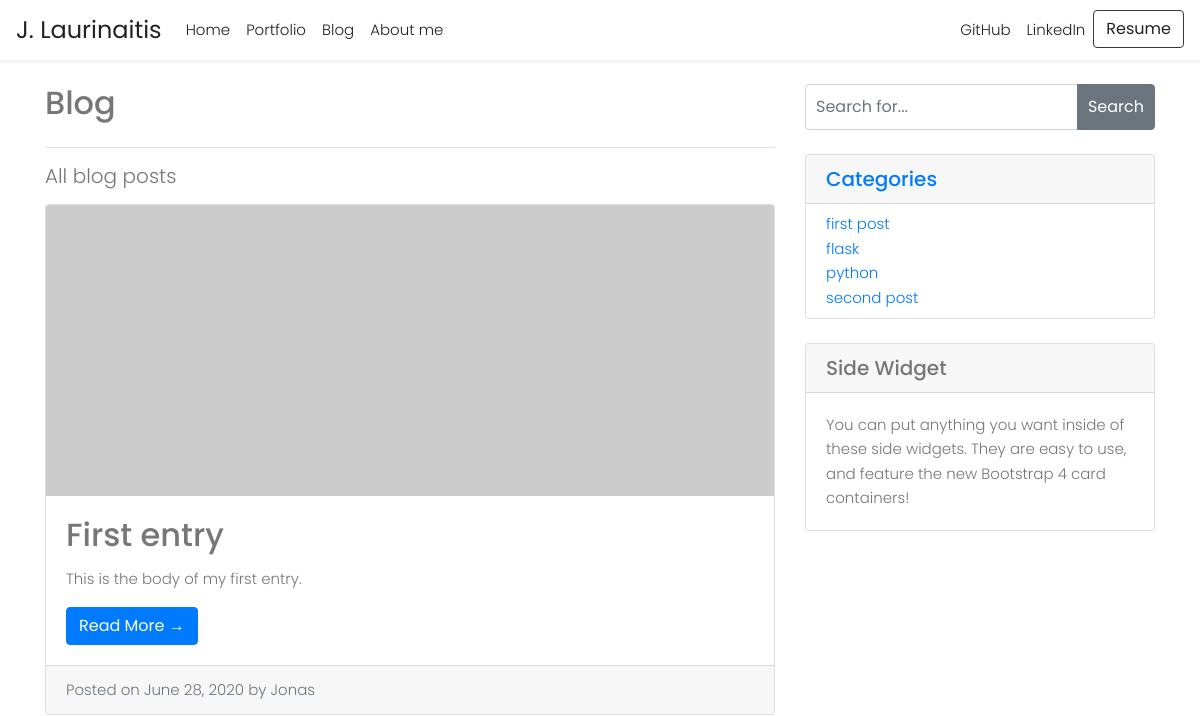
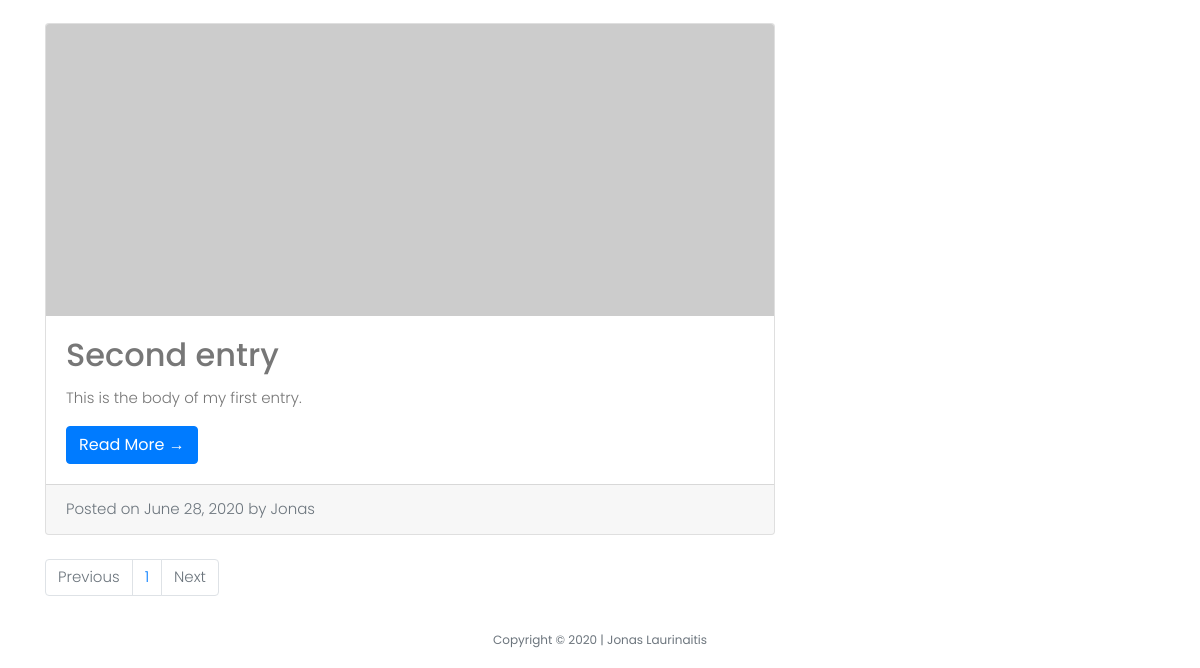
The app's page /posts/, older data (2 pictures, top to bottom).
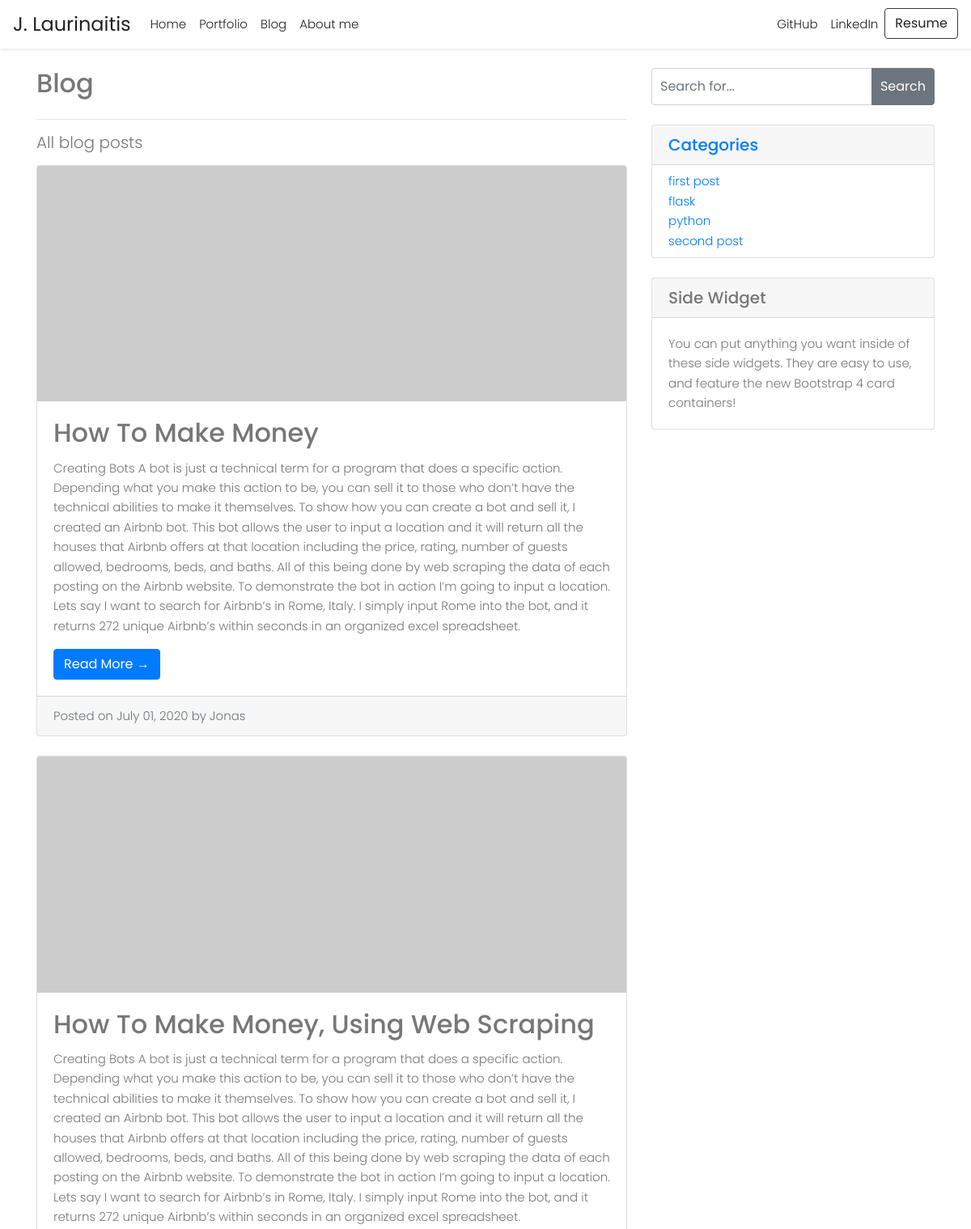
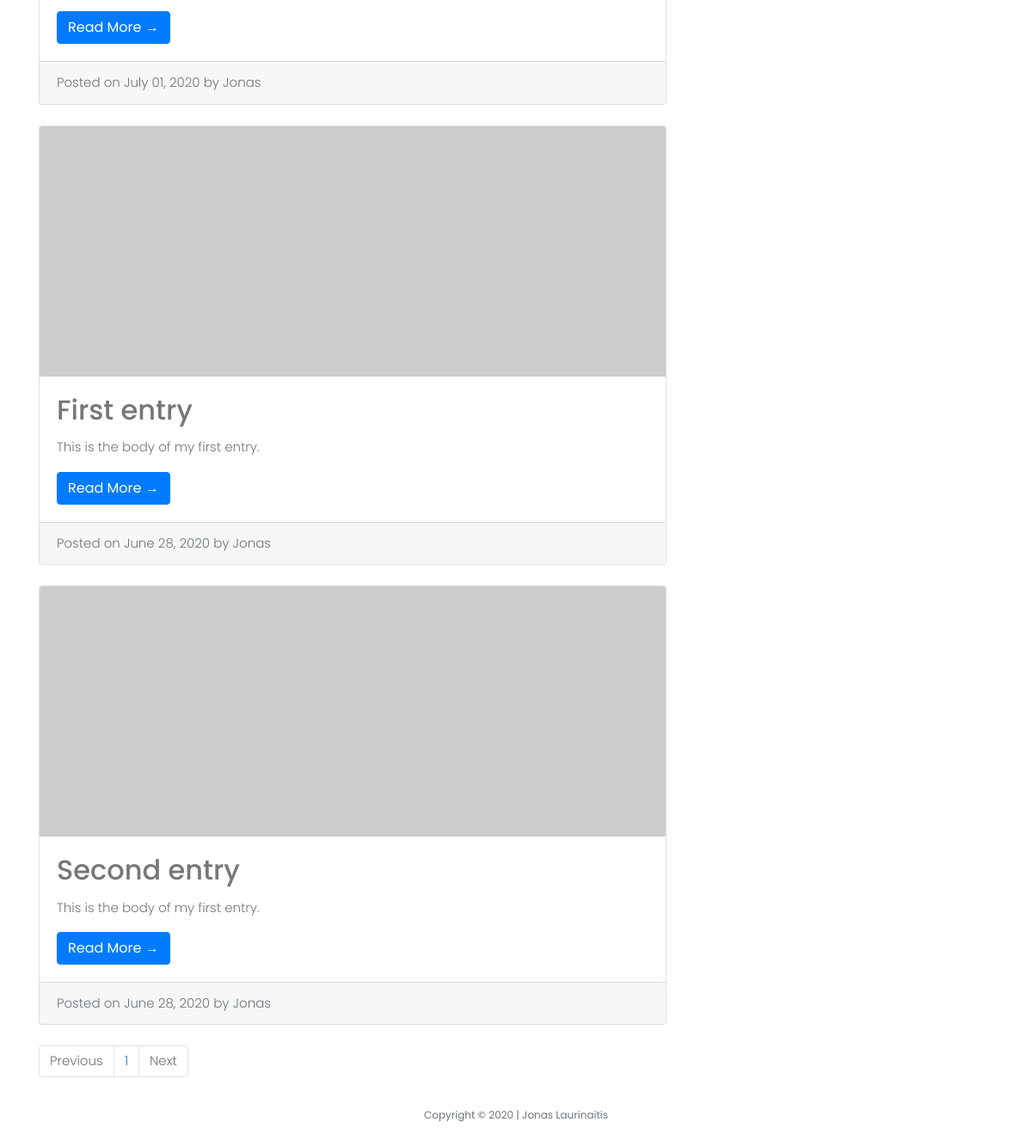
The same page, newer data (2 pictures, top to bottom).
### models.py (models this page shows, shortened)
class Entry(db.Model):
    STATUS_PUBLIC = 0
    STATUS_DRAFT = 1
    STATUS_DELETED = 2
    id = db.Column(db.Integer, primary_key=True)
    title = db.Column(db.String(100))
    slug = db.Column(db.String(100))
    body = db.Column(db.Text)
    status = db.Column(db.SmallInteger, default=STATUS_PUBLIC)
    created_timestamp = db.Column(db.DateTime, default=datetime.utcnow)
    modified_timestamp = db.Column(
        db.DateTime,
        default=datetime.now(),
        onupdate=datetime.now())
    tags = db.relationship('Tag', secondary=entry_tags,
        backref=db.backref('entries', lazy='dynamic'))

class Tag(db.Model):
    id = db.Column(db.Integer, primary_key=True)
    name = db.Column(db.String(64))
    slug = db.Column(db.String(64), unique=True)

### entries/blueprint.py (the view)
@entries.route('/')
def index():
    entries = Entry.query.order_by(Entry.created_timestamp.desc())
    tags = Tag.query.order_by(Tag.name.asc())
    return entry_list('entries/index.html', entries, title='Jonas Laurinaitis - Blog Posts', tags=tags)

### entries/blueprint.py (called while the page is built, shortened)
def entry_list(template, query, **context):
    valid_statuses = (Entry.STATUS_PUBLIC, Entry.STATUS_DRAFT)
    query = query.filter(Entry.status.in_(valid_statuses))
    results = []
    search = request.args.get('q')
    return object_list(template, query, **context)

### helpers.py (called while the page is built)
def object_list(template_name, query, paginate_by=20, **context):
    page = request.args.get('page')
    if page and page.isdigit():
        page = int(page)
    else:
        page = 1
    object_list = query.paginate(page, paginate_by)
    return render_template(template_name, object_list=object_list, **context)

### entries/templates/entries/index.html
{% extends "layout.html" %}
{% block main %}
<div class="container">
    <div class="row">
        <div class="col-md-8">
            <h2 class="my-4">Blog</h2>
            <hr>
            <p class="lead" style="margin-bottom: 16px;">All blog posts</p>
            {% include "includes/_list.html" %}
            {% include "includes/_page_links.html" %}
        </div>
        <div class="col-md-4">
            {% include "includes/_search.html" %}
            <div class="card my-4">
                <h5 class="card-header"><a href="{{ url_for('entries.tag_index') }}">Categories</a></h5>
                <div class="card-body py-2">
                    <ul class="list-unstyled mb-0">
                        {% for tag in tags %}
                        <li><a href="{{ url_for('entries.tag_detail', slug=tag.slug)
                            }}">{{ tag.name }}</a></li>
                        {% endfor %}
                    </ul>
                </div>
            </div>
            <div class="card my-4">
                <h5 class="card-header">Side Widget</h5>
                <div class="card-body">
                    You can put anything you want inside of these side widgets. They are easy to use, and feature
                    the new Bootstrap 4 card containers!
                </div>
            </div>
        </div>
    </div>
</div>
{% endblock %}

### templates/layout.html (shortened to what this page needs)
<!doctype html>
<html lang="en">
<head>
  <link rel="stylesheet" href="/static/styles/bootstrap.css">
  <link rel="stylesheet" type="text/css" href="{{ url_for('static', filename='/styles/main.css') }}">
</head>
<body>
  {% include 'includes/_navbar.html' %}
  <main>
    {% block main %}{% endblock %}
  </main>
  <footer class="small text-center text-muted mt-auto py-3">
    <p class="copyright m-0">Copyright &copy; 2020 | Jonas Laurinaitis</p>
  </footer>
</body>
</html>

### templates/includes/_navbar.html (shortened to what this page needs)
<nav id="nav" class="navbar navbar-expand-md sticky-top">
    <a id="logo" class="navbar-brand" href="{{ url_for('index') }}">J. Laurinaitis</a>
    <div class="collapse navbar-collapse" id="navbarNav">
      <ul class="navbar-nav">
        <li class="nav-item active">
          <a class="nav-link" href="{{ url_for('index') }}">Home</a>
        </li>
        <li class="nav-item">
          <a class="nav-link" href="#">Portfolio</a>
        </li>
        <li class="nav-item">
          <a class="nav-link" href="{{ url_for('entries.index') }}">Blog</a>
        </li>
        <li class="nav-item">
          <a class="nav-link" href="{{ url_for('about') }}">About me</a>
        </li>
      </ul>
      <ul class="navbar-nav ml-auto">
        <li class="nav-item">
          <a target="_blank" class="nav-link" id="" href="https://github.com/JonasLauri">GitHub</a>
        </li>
        <li class="nav-item">
          <a target="_blank" class="nav-link" id="" href="https://www.linkedin.com/in/jonaslaurinaitis/">LinkedIn</a>
        </li>
        <li class="nav-item">
          <a target="_blank" class="btn btn-outline-dark" role="button" id="resumeBtn"
            href="#">Resume</a>
        </li>
      </ul>
    </div>
  </nav>

### entries/templates/includes/_list.html
<!DOCTYPE html>
{% for entry in object_list.items %}
     <div class="card mb-4">
        <img class="card-img-top" src="http://placehold.it/750x300" alt="Card image cap">
        <div class="card-body">
          <h2 class="card-title">{{ entry.title }}</h2>
          <p class="card-text">{{ entry.body }}</p>
          <a href="{{ url_for('entries.detail', slug=entry.slug) }}" class="btn btn-primary">Read More &rarr;</a>
        </div>
        <div class="card-footer text-muted">
          Posted on {{ entry.created_timestamp.strftime('%B %d, %Y') }} by Jonas
        </div>
      </div>
{% endfor %}

### templates/includes/_page_links.html
<ul class="pagination">
  <li {% if not object_list.has_prev %} class="page-item disabled" {% endif %} {% if object_list.has_prev %} class="page-item" {% endif %}>
    {% if not object_list.has_prev %}
    <a class="page-link" href="./?page={{ object_list.prev_num }}">Previous</a>
    {% else %}
    <a class="page-link" href="#">Previous</a>
    {% endif %}
  </li>
  {% for page in object_list.iter_pages() %}
    <li class="page-item">
      {% if page %}
        <a class="page-link" {% if page == object_list.page %} class="active" {% endif %}
          href="./?page={{ page }}">{{ page }}</a>
      {% else %}
        <a class="page-link" class="disabled">...</a>
      {% endif%}
    </li>
  {% endfor %}
  <li {% if not object_list.has_next %} class="page-item disabled" {% endif %} {% if object_list.has_next %} class="page-item" {% endif %}>
    {% if object_list.has_next %}
    <a class="page-link" href="./?page={{ object_list.next_num }}">Next</a>
    {% else %}
    <a class="page-link" href="#">Next</a>
    {% endif %}
  </li>
</ul>

### entries/templates/includes/_search.html
<!DOCTYPE html>
<form class="my-4" method="GET" role="form">
    <div class="input-group">
        <input style="padding: 10px;" name="q" class="form-control" placeholder="Search for..." value="{{ request.args.get('q', '') }}">
        <div class="input-group-append">
            <button style="padding: 10px;" class="btn btn-secondary" type="submit">Search</button>
        </div>
    </div>
</form>

### static/styles/main.css (style rules this page uses)
body { background-color: #ffffff; color: #777777; font-family: "Poppins", serif; font-size: 15px; font-weight: 300; line-height: 1.625em; position: relative; }
#nav { background-color: #ffffff; padding-top: 10px; padding-bottom: 10px; -webkit-box-shadow: 0 0.125rem 0.25rem rgba(0, 0, 0, 0.075) !important; box-shadow: 0 0.125rem 0.25rem rgba(0, 0, 0, 0.075) !important; }
#nav a { text-decoration: none; color: #222222; }
#nav #logo { font-family: "Poppins", sans-serif; font-size: 24px; font-weight: 400; }

Row changes from the older to the newer data that the page shows:
added Entry: title "How To Make Money", body "Creating Bots A bot is just a technical term for a program that does a specific action. Depending what you make this action to be, you can sell it to those who don’t have the technical abilities to make it themselves. To show how you can create a bot and sell it, I created an Airbnb bot. This bot allows the user to input a location and it will return all the houses that Airbnb offers at that location including the price, rating, number of guests allowed, bedrooms, beds, and baths. All of this being done by web scraping the data of each posting on the Airbnb website. To demonstrate the bot in action I’m going to input a location. Lets say I want to search for Airbnb’s in Rome, Italy. I…", created_timestamp "July 01, 2020"
added Entry: title "How To Make Money, Using Web Scraping", body "Creating Bots A bot is just a technical term for a program that does a specific action. Depending what you make this action to be, you can sell it to those who don’t have the technical abilities to make it themselves. To show how you can create a bot and sell it, I created an Airbnb bot. This bot allows the user to input a location and it will return all the houses that Airbnb offers at that location including the price, rating, number of guests allowed, bedrooms, beds, and baths. All of this being done by web scraping the data of each posting on the Airbnb website. To demonstrate the bot in action I’m going to input a location. Lets say I want to search for Airbnb’s in Rome, Italy. I…", created_timestamp "July 01, 2020"
